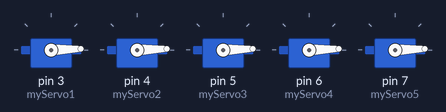
The sketch below on a simulated Arduino Uno, built with avr-gcc and run on an emulated ATmega328P. On the bench: 5 × servo.

Above: at 0.05 s.
At 0.6 s:
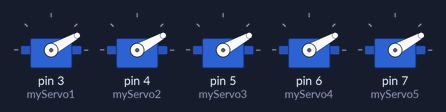
At 1.05 s:
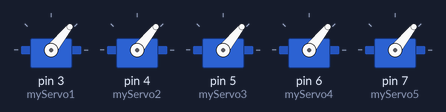
At 1.4 s:
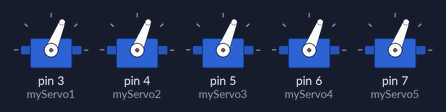
At 2.1 s:
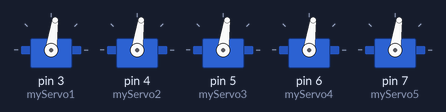
At 4.15 s:
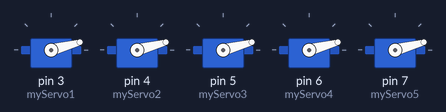
Timing chart, 0 to 6.0 s (numbered marks = the images above):
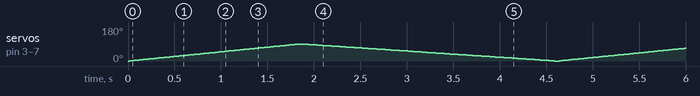

The sketch:

C++_code_part_1.ino
```cpp
// C++ code
#include<Servo.h>
Servo myServo1;// define variable constructor for the libirary for servo
Servo myServo2;
Servo myServo3;
Servo myServo4;
Servo myServo5;
int pos = 0; // variable used to change the servo position
void setup()
{
  myServo1.attach(3); // attaches the servo on pin 3 to the servo object
  myServo2.attach(4); // attaches the servo on pin 4 to the servo object
  myServo3.attach(5); // attaches the servo on pin 5 to the servo object
  myServo4.attach(6); // attaches the servo on pin 6 to the servo object
  myServo5.attach(7); // attaches the servo on pin 7 to the servo object
}

void loop()
{
  for(pos=0;pos<=90;pos++){//ascending loop
    // sweep the servo from 0 to 90 degrees in steps of 1 degrees
    myServo1.write(pos);
    myServo2.write(pos);
    myServo3.write(pos);
    myServo4.write(pos);
    myServo5.write(pos);
    delay(20);
}
   for(pos=90;pos>=0;pos--){//descending loop
    // sweep the servo from 90 to 0 degrees in steps of 1 degrees
    myServo1.write(pos);
    myServo2.write(pos);
    myServo3.write(pos);
    myServo4.write(pos);
    myServo5.write(pos);
    delay(30);
  }
}
```
